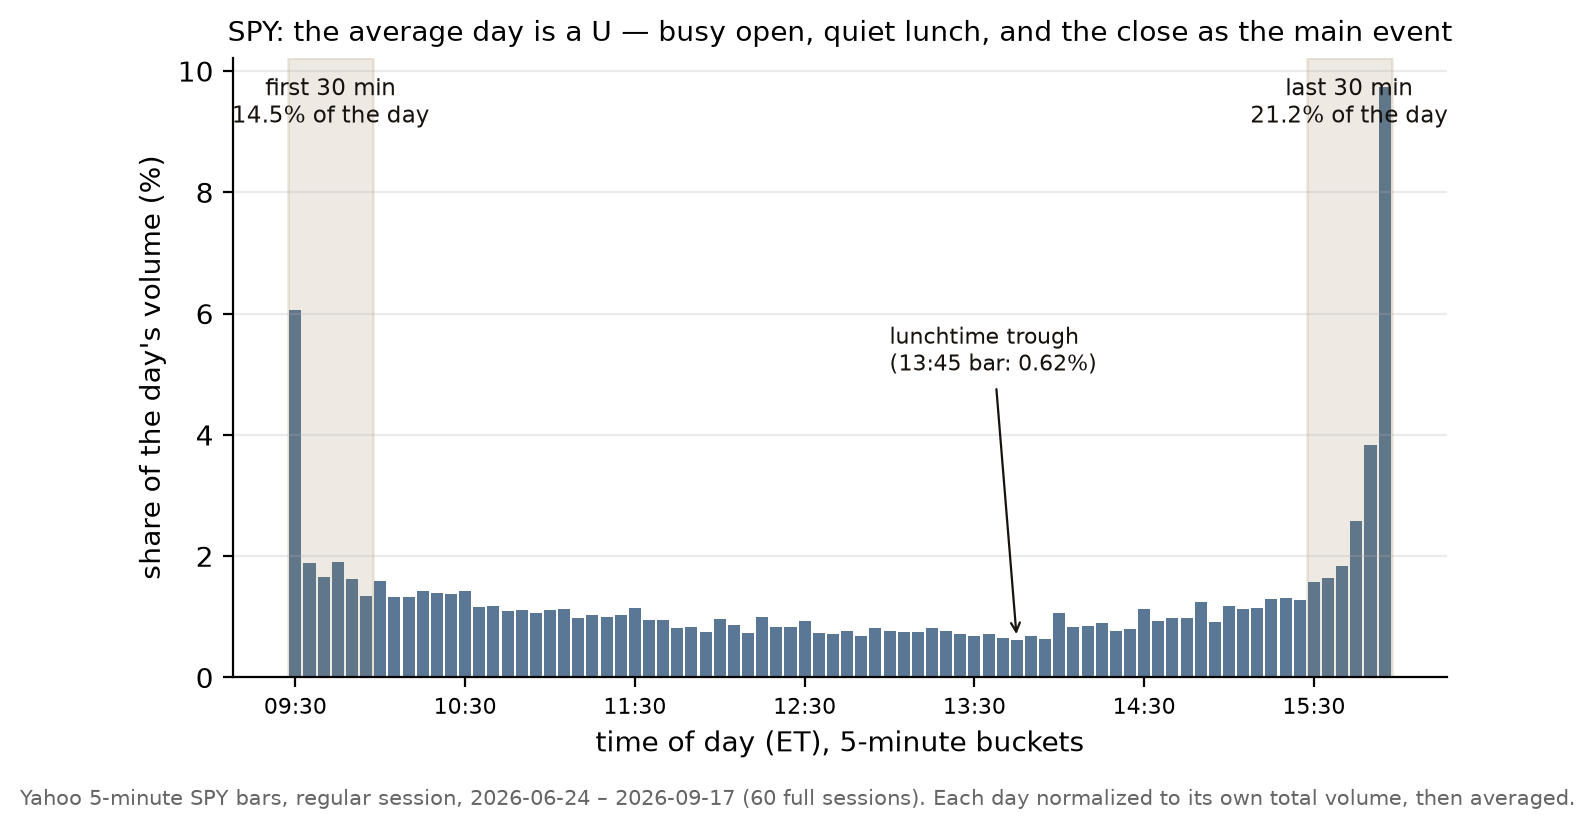

Here is the Python script that generated this plot:
"""
Figure 3 - The intraday volume U-shape: when a trading day actually trades.

Free data: 5-minute SPY bars from Yahoo Finance's public chart API
(interval=5m, range=60d, regular session only), cached to data/spy_5m.csv so
the figure is reproducible offline and stable. For every full session the
day's volume is bucketed by time of day; each bucket is expressed as a share
of that day's total volume and then averaged across days. The result is the
classic U-shape: a busy open, a quiet lunch, and a close that is the biggest
liquidity event of the day. The share of the average day's volume that trades
in the first and last 30 minutes is printed and quoted in the text.

No strategy, no thresholds, no tuning - a plain unconditional average of when
volume happens. Sessions with fewer than 70 of the 78 five-minute buckets
(partial or shortened days) are excluded.

Reproducible:
    python fig_intraday_profile.py     # numpy, matplotlib; stdlib urllib/json
"""
import os, json, csv, socket, urllib.request, datetime as dt
import numpy as np
import matplotlib
matplotlib.use("Agg")
import matplotlib.pyplot as plt

HERE = os.path.dirname(os.path.abspath(__file__))
DATA = os.path.join(HERE, "data")
os.makedirs(DATA, exist_ok=True)
CACHE = os.path.join(DATA, "spy_5m.csv")


def load_bars():
    """Return list of (date_str, hhmm_str, volume)."""
    if os.path.exists(CACHE):
        rows = []
        with open(CACHE) as f:
            for row in csv.DictReader(f):
                rows.append((row["date"], row["time"], int(row["volume"])))
        return rows
    socket.setdefaulttimeout(30)
    url = ("https://query1.finance.yahoo.com/v8/finance/chart/SPY"
           "?interval=5m&range=60d")
    req = urllib.request.Request(url, headers={"User-Agent": "Mozilla/5.0"})
    j = json.loads(urllib.request.urlopen(req).read())
    r = j["chart"]["result"][0]
    off = r["meta"]["gmtoffset"]                     # exchange-local offset, s
    ts = r["timestamp"]
    vol = r["indicators"]["quote"][0]["volume"]
    rows = []
    for t, v in zip(ts, vol):
        if v is None:
            continue
        loc = dt.datetime.utcfromtimestamp(t + off)
        rows.append((loc.strftime("%Y-%m-%d"), loc.strftime("%H:%M"), int(v)))
    with open(CACHE, "w", newline="") as f:
        w = csv.writer(f); w.writerow(["date", "time", "volume"])
        w.writerows(rows)
    return rows


rows = load_bars()

# ---- 78 regular-session buckets 09:30 .. 15:55 ------------------------------
t0 = dt.datetime(2000, 1, 1, 9, 30)
buckets = [(t0 + dt.timedelta(minutes=5 * i)).strftime("%H:%M") for i in range(78)]
b_idx = {b: i for i, b in enumerate(buckets)}

days = {}
for d, hhmm, v in rows:
    if hhmm == "16:00":                 # closing print sometimes stamped 16:00
        hhmm = "15:55"                  # fold it into the last bucket
    if hhmm not in b_idx:
        continue
    days.setdefault(d, np.zeros(78))[b_idx[hhmm]] += v

full = {d: a for d, a in days.items() if (a > 0).sum() >= 70}
shares = np.array([a / a.sum() for a in full.values()])      # day-relative
mean_share = shares.mean(axis=0) * 100                        # % of day per 5 min

first30 = mean_share[:6].sum()
last30 = mean_share[-6:].sum()
trough_i = int(np.argmin(mean_share))
peak_i = int(np.argmax(mean_share))
dates_sorted = sorted(full)

C_BAR, C_ACC, C_INK = "#31567c", "#8a6d3b", "#17120e"

fig, ax = plt.subplots(figsize=(6.9, 4.0))
x = np.arange(78)
ax.bar(x, mean_share, width=0.85, color=C_BAR, alpha=0.8)
ax.axvspan(-0.5, 5.5, color=C_ACC, alpha=0.14)
ax.axvspan(71.5, 77.5, color=C_ACC, alpha=0.14)
ax.text(2.5, mean_share.max() * 0.94, f"first 30 min\n{first30:.1f}% of the day",
        ha="center", fontsize=8.2, color=C_INK)
ax.text(74.5, mean_share.max() * 0.94, f"last 30 min\n{last30:.1f}% of the day",
        ha="center", fontsize=8.2, color=C_INK)
ax.annotate(f"lunchtime trough\n({buckets[trough_i]} bar: "
            f"{mean_share[trough_i]:.2f}%)",
            xy=(trough_i, mean_share[trough_i]),
            xytext=(trough_i - 9, mean_share.max() * 0.52),
            fontsize=8, color=C_INK,
            arrowprops=dict(arrowstyle="->", color=C_INK, lw=0.8))

tick_pos = [b_idx[t] for t in ["09:30", "10:30", "11:30", "12:30",
                               "13:30", "14:30", "15:30"]]
ax.set_xticks(tick_pos)
ax.set_xticklabels(["09:30", "10:30", "11:30", "12:30", "13:30", "14:30",
                    "15:30"], fontsize=8)
ax.set_xlabel("time of day (ET), 5-minute buckets")
ax.set_ylabel("share of the day's volume (%)")
ax.set_title("SPY: the average day is a U — busy open, quiet lunch, "
             "and the close as the main event", fontsize=10.2)
for s in ("top", "right"):
    ax.spines[s].set_visible(False)
ax.grid(True, axis="y", alpha=0.25)
fig.text(0.5, -0.02,
         f"Yahoo 5-minute SPY bars, regular session, {dates_sorted[0]} – "
         f"{dates_sorted[-1]} ({len(full)} full sessions). Each day normalized "
         "to its own total volume, then averaged.",
         ha="center", fontsize=7.6, color="#666")
plt.tight_layout()

OUT = os.path.join(HERE, "fig_intraday_profile.png")
fig.savefig(OUT, dpi=200, bbox_inches="tight")
print("wrote", OUT)
print(f"n_days={len(full)} span={dates_sorted[0]}..{dates_sorted[-1]}")
print(f"first30_pct={first30:.1f} last30_pct={last30:.1f} "
      f"first_plus_last_hour_pct={mean_share[:12].sum() + mean_share[-12:].sum():.1f}")
print(f"peak_bucket={buckets[peak_i]} peak_pct={mean_share[peak_i]:.2f} "
      f"trough_bucket={buckets[trough_i]} trough_pct={mean_share[trough_i]:.2f} "
      f"last_bar_pct={mean_share[-1]:.2f}")
